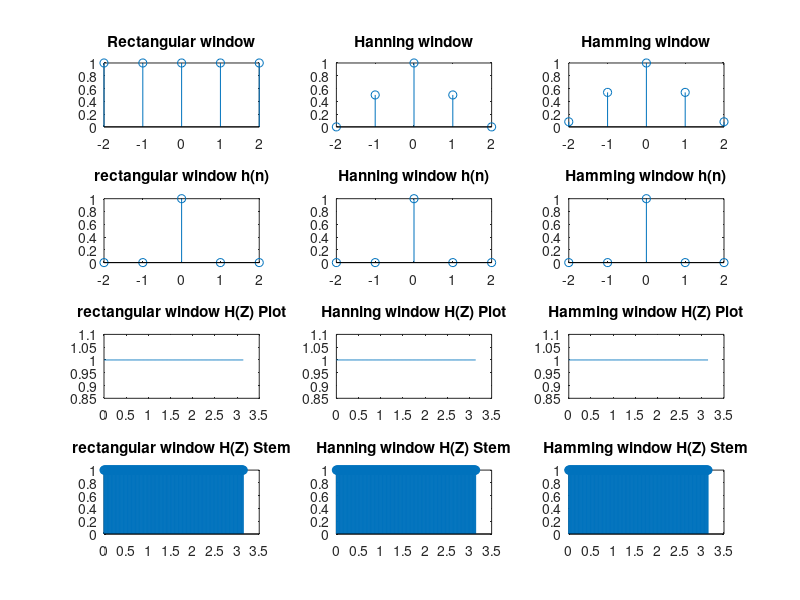

Here is the MATLAB script that generated this plot:
clc;
clear all;
wc1=input('enter cut off frequency(wc1):');
wc2=input('enter cut off frequency(wc2):');
N=input('Enter N:');
for n=-(N-1)/2 :(N-1)/2
   if(n==0)
        hd(n+1+((N-1)/2))=(pi+wc2-wc1)/pi;  
    else
        hd(n+1+((N-1)/2))=(sin(n*wc2)/(n*pi))-1*(sin(n*wc1)/(n*pi));
    end
end
%disp(hd);
n=-(N-1)/2 :(N-1)/2;
w1=ones(1,N);
w2=0.5+0.5*cos(2*pi*n/(N-1));
w3=0.54+0.46*cos(2*pi*n/(N-1));
subplot(4,3,1);
stem(n,w1);
title('Rectangular window');
subplot(4,3,2);
stem(n,w2);
title('Hanning window');
subplot(4,3,3);
stem(n,w3);
title('Hamming window');
h1=hd.*w1;
%disp(h1)
h2=hd.*w2;
%disp(h2)
h3=hd.*w3;
%disp(h3)
n=-(N-1)/2 :(N-1)/2;
subplot(4,3,4)
stem(n,h1);
title('rectangular window h(n)');
subplot(4,3,5)
stem(n,h2);
title('Hanning window h(n)');
subplot(4,3,6)
stem(n,h3);
title('Hamming window h(n)');
 a=0;
for w=0:0.01:pi
    a=a+1;
    H1(a)=0;
    H2(a)=0;
    H3(a)=0;
     for l=1:N
        H1(a)= H1(a) + h1(l) * exp(-i*w*l);
        H2(a)= H2(a) + h2(l) * exp(-i*w*l);
        H3(a)= H3(a) + h3(l) * exp(-i*w*l);
     end
end
%disp(a);
w=0:0.01:pi;
subplot(4,3,7);
plot(w,abs(H1));
title('rectangular window H(Z) Plot');
subplot(4,3,8)
plot(w,abs(H2));
title('Hanning window H(Z) Plot');
subplot(4,3,9)
plot(w,abs(H3));
title('Hamming window H(Z) Plot');
subplot(4,3,10);
stem(w,abs(H1));
title('rectangular window H(Z) Stem');
subplot(4,3,11)
stem(w,abs(H2));
title('Hanning window H(Z) Stem');
subplot(4,3,12)
stem(w,abs(H3));
title('Hamming window H(Z) Stem');
        
        

